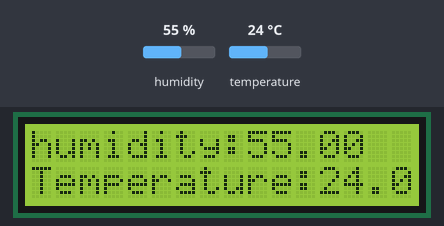
Simulated run of this sketch. Board: Arduino Uno, built with avr-gcc and run on an emulated ATmega328P. On the bench: 16×2 character LCD. The test bench sets the inputs (shaded band); at power-on: humidity 55 %, temperature 24 °C.

Above: at 2.6 s.
2.7 s: humidity set to 22 %
At 4.7 s:
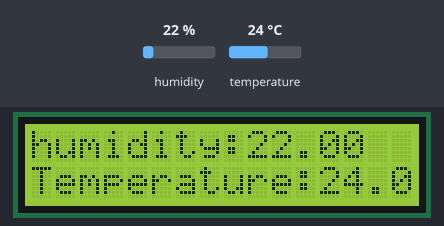
5.7 s: temperature set to 12 °C
At 7.3 s:
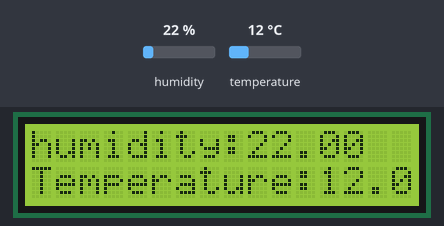
8.7 s: humidity set to 40 %
At 11.3 s:
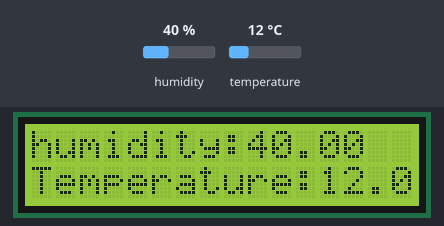
11.7 s: temperature set to 19 °C
At 12.7 s:
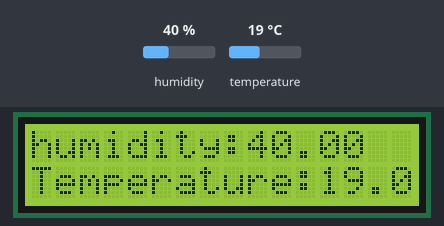
Timing chart, 0 to 14.7 s (numbered marks = the images above; inputs shaded):
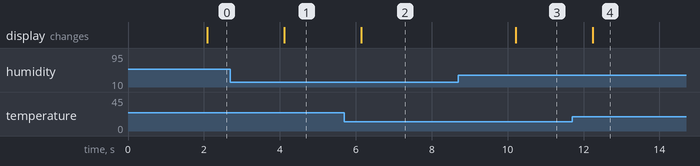

Measured:
- after the input at 2.7 s, the display: changes after 1.4 s (image 1)
- after the input at 5.7 s, the display: changes after 0.45 s (image 2)
- after the input at 8.7 s, the display: changes after 1.5 s (image 3)
- after the input at 11.7 s, the display: changes after 0.54 s (image 4)

The sketch:

DHT11_SENSOR.ino
```cpp
#include <LiquidCrystal.h>
#include <DHT.h>
#include <DHT_U.h>

LiquidCrystal lcd(2,3,4,5,6,7);
DHT dht(A0, DHT11);

void setup() {
  dht.begin();
  lcd.begin(16,2);

}

void loop() {
  delay(2000);
  float h = dht.readHumidity();
  float t = dht.readTemperature();
  lcd.setCursor(0,0);
  lcd.print("humidity:");
lcd.println(h);
lcd.println("% ");
  lcd.setCursor(0,1);
  lcd.print("Temperature:");
  lcd.print(t);
  lcd.print("*c");

}
```
